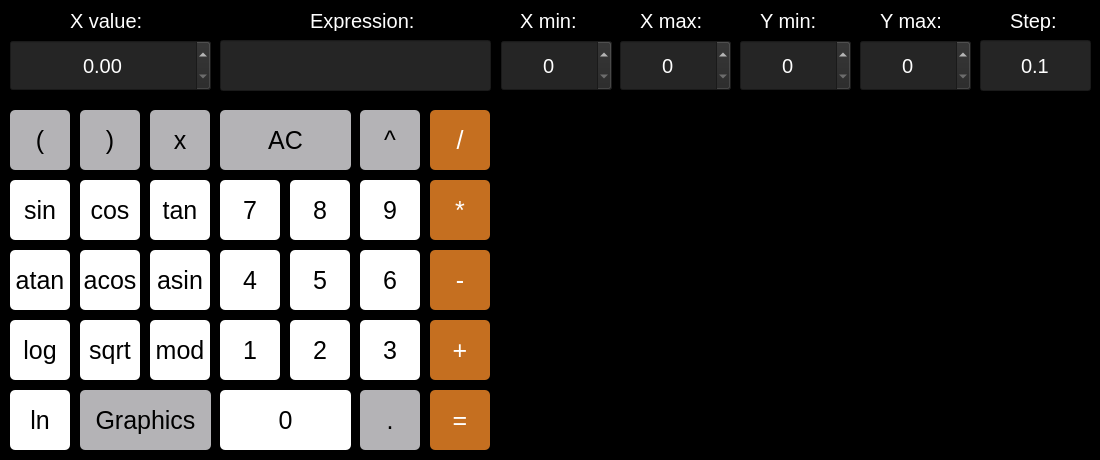
<?xml version="1.0" encoding="UTF-8"?>
<ui version="4.0">
 <class>MainWindow</class>
 <widget class="QMainWindow" name="MainWindow">
  <property name="geometry">
   <rect>
    <x>0</x>
    <y>0</y>
    <width>1100</width>
    <height>460</height>
   </rect>
  </property>
  <property name="windowTitle">
   <string>MainWindow</string>
  </property>
  <property name="styleSheet">
   <string notr="true">QMainWindow {
        background-color: black;
}</string>
  </property>
  <widget class="QWidget" name="centralwidget">
   <widget class="QPushButton" name="pushButton_cleaning">
    <property name="geometry">
     <rect>
      <x>220</x>
      <y>110</y>
      <width>131</width>
      <height>60</height>
     </rect>
    </property>
    <property name="cursor">
     <cursorShape>PointingHandCursor</cursorShape>
    </property>
    <property name="styleSheet">
     <string notr="true">QPushButton {
        border-radius: 5px;
        background-color: rgb(180, 179, 182);
        color: black;
        font-size: 25px;
}

QPushButton:pressed {
        background-color: rgb(117, 116, 118);
}

</string>
    </property>
    <property name="text">
     <string>AC</string>
    </property>
   </widget>
   <widget class="QPushButton" name="pushButton_pow">
    <property name="geometry">
     <rect>
      <x>360</x>
      <y>110</y>
      <width>60</width>
      <height>60</height>
     </rect>
    </property>
    <property name="cursor">
     <cursorShape>PointingHandCursor</cursorShape>
    </property>
    <property name="styleSheet">
     <string notr="true">QPushButton {
        border-radius: 5px;
        background-color: rgb(180, 179, 182);
        color: black;
        font-size: 25px;
}

QPushButton:pressed {
        background-color: rgb(117, 116, 118);
}
</string>
    </property>
    <property name="text">
     <string>^</string>
    </property>
   </widget>
   <widget class="QPushButton" name="pushButton_divide">
    <property name="geometry">
     <rect>
      <x>430</x>
      <y>110</y>
      <width>60</width>
      <height>60</height>
     </rect>
    </property>
    <property name="cursor">
     <cursorShape>PointingHandCursor</cursorShape>
    </property>
    <property name="styleSheet">
     <string notr="true">QPushButton {
        border-radius: 5px;
        background-color: rgb(197, 111, 32);
        color: white;
        font-size: 25px;
}

QPushButton:pressed {
        background-color: rgb(146, 79, 25);
}</string>
    </property>
    <property name="text">
     <string>/</string>
    </property>
   </widget>
   <widget class="QPushButton" name="pushButton_eight">
    <property name="geometry">
     <rect>
      <x>290</x>
      <y>180</y>
      <width>60</width>
      <height>60</height>
     </rect>
    </property>
    <property name="cursor">
     <cursorShape>PointingHandCursor</cursorShape>
    </property>
    <property name="styleSheet">
     <string notr="true">QPushButton {
        border-radius: 5px;
        background-color: white;
        color: black;
        font-size: 25px;
}

QPushButton:pressed {
        background-color: rgb(182, 180, 183);
}</string>
    </property>
    <property name="text">
     <string>8</string>
    </property>
   </widget>
   <widget class="QPushButton" name="pushButton_seven">
    <property name="geometry">
     <rect>
      <x>220</x>
      <y>180</y>
      <width>60</width>
      <height>60</height>
     </rect>
    </property>
    <property name="cursor">
     <cursorShape>PointingHandCursor</cursorShape>
    </property>
    <property name="styleSheet">
     <string notr="true">QPushButton {
        border-radius: 5px;
        background-color: white;
        color: black;
        font-size: 25px;
}

QPushButton:pressed {
        background-color: rgb(182, 180, 183);
}</string>
    </property>
    <property name="text">
     <string>7</string>
    </property>
   </widget>
   <widget class="QPushButton" name="pushButton_multiply">
    <property name="geometry">
     <rect>
      <x>430</x>
      <y>180</y>
      <width>60</width>
      <height>60</height>
     </rect>
    </property>
    <property name="cursor">
     <cursorShape>PointingHandCursor</cursorShape>
    </property>
    <property name="styleSheet">
     <string notr="true">QPushButton {
        border-radius: 5px;
        background-color: rgb(197, 111, 32);
        color: white;
        font-size: 25px;
}

QPushButton:pressed {
        background-color: rgb(146, 79, 25);
}</string>
    </property>
    <property name="text">
     <string>*</string>
    </property>
   </widget>
   <widget class="QPushButton" name="pushButton_nine">
    <property name="geometry">
     <rect>
      <x>360</x>
      <y>180</y>
      <width>60</width>
      <height>60</height>
     </rect>
    </property>
    <property name="cursor">
     <cursorShape>PointingHandCursor</cursorShape>
    </property>
    <property name="styleSheet">
     <string notr="true">QPushButton {
        border-radius: 5px;
        background-color: white;
        color: black;
        font-size: 25px;
}

QPushButton:pressed {
        background-color: rgb(182, 180, 183);
}</string>
    </property>
    <property name="text">
     <string>9</string>
    </property>
   </widget>
   <widget class="QPushButton" name="pushButton_six">
    <property name="geometry">
     <rect>
      <x>360</x>
      <y>250</y>
      <width>60</width>
      <height>60</height>
     </rect>
    </property>
    <property name="cursor">
     <cursorShape>PointingHandCursor</cursorShape>
    </property>
    <property name="styleSheet">
     <string notr="true">QPushButton {
        border-radius: 5px;
        background-color: white;
        color: black;
        font-size: 25px;
}

QPushButton:pressed {
        background-color: rgb(182, 180, 183);
}</string>
    </property>
    <property name="text">
     <string>6</string>
    </property>
   </widget>
   <widget class="QPushButton" name="pushButton_four">
    <property name="geometry">
     <rect>
      <x>220</x>
      <y>250</y>
      <width>60</width>
      <height>60</height>
     </rect>
    </property>
    <property name="cursor">
     <cursorShape>PointingHandCursor</cursorShape>
    </property>
    <property name="styleSheet">
     <string notr="true">QPushButton {
        border-radius: 5px;
        background-color: white;
        color: black;
        font-size: 25px;
}

QPushButton:pressed {
        background-color: rgb(182, 180, 183);
}</string>
    </property>
    <property name="text">
     <string>4</string>
    </property>
   </widget>
   <widget class="QPushButton" name="pushButton_minus">
    <property name="geometry">
     <rect>
      <x>430</x>
      <y>250</y>
      <width>60</width>
      <height>60</height>
     </rect>
    </property>
    <property name="cursor">
     <cursorShape>PointingHandCursor</cursorShape>
    </property>
    <property name="styleSheet">
     <string notr="true">QPushButton {
        border-radius: 5px;
        background-color: rgb(197, 111, 32);
        color: white;
        font-size: 25px;
}

QPushButton:pressed {
        background-color: rgb(146, 79, 25);
}</string>
    </property>
    <property name="text">
     <string>-</string>
    </property>
   </widget>
   <widget class="QPushButton" name="pushButton_five">
    <property name="geometry">
     <rect>
      <x>290</x>
      <y>250</y>
      <width>60</width>
      <height>60</height>
     </rect>
    </property>
    <property name="cursor">
     <cursorShape>PointingHandCursor</cursorShape>
    </property>
    <property name="styleSheet">
     <string notr="true">QPushButton {
        border-radius: 5px;
        background-color: white;
        color: black;
        font-size: 25px;
}

QPushButton:pressed {
        background-color: rgb(182, 180, 183);
}</string>
    </property>
    <property name="text">
     <string>5</string>
    </property>
   </widget>
   <widget class="QPushButton" name="pushButton_three">
    <property name="geometry">
     <rect>
      <x>360</x>
      <y>320</y>
      <width>60</width>
      <height>60</height>
     </rect>
    </property>
    <property name="cursor">
     <cursorShape>PointingHandCursor</cursorShape>
    </property>
    <property name="styleSheet">
     <string notr="true">QPushButton {
        border-radius: 5px;
        background-color: white;
        color: black;
        font-size: 25px;
}

QPushButton:pressed {
        background-color: rgb(182, 180, 183);
}</string>
    </property>
    <property name="text">
     <string>3</string>
    </property>
   </widget>
   <widget class="QPushButton" name="pushButton_one">
    <property name="geometry">
     <rect>
      <x>220</x>
      <y>320</y>
      <width>60</width>
      <height>60</height>
     </rect>
    </property>
    <property name="cursor">
     <cursorShape>PointingHandCursor</cursorShape>
    </property>
    <property name="styleSheet">
     <string notr="true">QPushButton {
        border-radius: 5px;
        background-color: white;
        color: black;
        font-size: 25px;
}

QPushButton:pressed {
        background-color: rgb(182, 180, 183);
}</string>
    </property>
    <property name="text">
     <string>1</string>
    </property>
   </widget>
   <widget class="QPushButton" name="pushButton_plus">
    <property name="geometry">
     <rect>
      <x>430</x>
      <y>320</y>
      <width>60</width>
      <height>60</height>
     </rect>
    </property>
    <property name="cursor">
     <cursorShape>PointingHandCursor</cursorShape>
    </property>
    <property name="styleSheet">
     <string notr="true">QPushButton {
        border-radius: 5px;
        background-color: rgb(197, 111, 32);
        color: white;
        font-size: 25px;
}

QPushButton:pressed {
        background-color: rgb(146, 79, 25);
}</string>
    </property>
    <property name="text">
     <string>+</string>
    </property>
   </widget>
   <widget class="QPushButton" name="pushButton_two">
    <property name="geometry">
     <rect>
      <x>290</x>
      <y>320</y>
      <width>60</width>
      <height>60</height>
     </rect>
    </property>
    <property name="cursor">
     <cursorShape>PointingHandCursor</cursorShape>
    </property>
    <property name="styleSheet">
     <string notr="true">QPushButton {
        border-radius: 5px;
        background-color: white;
        color: black;
        font-size: 25px;
}

QPushButton:pressed {
        background-color: rgb(182, 180, 183);
}</string>
    </property>
    <property name="text">
     <string>2</string>
    </property>
   </widget>
   <widget class="QPushButton" name="pushButton_equals">
    <property name="geometry">
     <rect>
      <x>430</x>
      <y>390</y>
      <width>60</width>
      <height>60</height>
     </rect>
    </property>
    <property name="cursor">
     <cursorShape>PointingHandCursor</cursorShape>
    </property>
    <property name="styleSheet">
     <string notr="true">QPushButton {
        border-radius: 5px;
        background-color: rgb(197, 111, 32);
        color: white;
        font-size: 25px;
}

QPushButton:pressed {
        background-color: rgb(146, 79, 25);
}</string>
    </property>
    <property name="text">
     <string>=</string>
    </property>
   </widget>
   <widget class="QPushButton" name="pushButton_zero">
    <property name="geometry">
     <rect>
      <x>220</x>
      <y>390</y>
      <width>131</width>
      <height>60</height>
     </rect>
    </property>
    <property name="cursor">
     <cursorShape>PointingHandCursor</cursorShape>
    </property>
    <property name="styleSheet">
     <string notr="true">QPushButton {
        border-radius: 5px;
        background-color: white;
        color: black;
        font-size: 25px;
}

QPushButton:pressed {
        background-color: rgb(182, 180, 183);
}</string>
    </property>
    <property name="text">
     <string>0</string>
    </property>
   </widget>
   <widget class="QPushButton" name="pushButton_dot">
    <property name="geometry">
     <rect>
      <x>360</x>
      <y>390</y>
      <width>60</width>
      <height>60</height>
     </rect>
    </property>
    <property name="cursor">
     <cursorShape>PointingHandCursor</cursorShape>
    </property>
    <property name="styleSheet">
     <string notr="true">QPushButton{
        border-radius: 5px;
        background-color: rgb(180, 179, 182);
        color: black;
        font-size: 25px;
}

QPushButton:pressed{
        background-color: rgb(117, 116, 118);
}</string>
    </property>
    <property name="text">
     <string>.</string>
    </property>
   </widget>
   <widget class="QPushButton" name="pushButton_opening_parenthesis">
    <property name="geometry">
     <rect>
      <x>10</x>
      <y>110</y>
      <width>60</width>
      <height>60</height>
     </rect>
    </property>
    <property name="cursor">
     <cursorShape>PointingHandCursor</cursorShape>
    </property>
    <property name="styleSheet">
     <string notr="true">QPushButton {
        border-radius: 5px;
        background-color: rgb(180, 179, 182);
        color: black;
        font-size: 25px;
}

QPushButton:pressed {
        background-color: rgb(117, 116, 118);
}</string>
    </property>
    <property name="text">
     <string>(</string>
    </property>
   </widget>
   <widget class="QPushButton" name="pushButton_closing_parenthesis">
    <property name="geometry">
     <rect>
      <x>80</x>
      <y>110</y>
      <width>60</width>
      <height>60</height>
     </rect>
    </property>
    <property name="cursor">
     <cursorShape>PointingHandCursor</cursorShape>
    </property>
    <property name="styleSheet">
     <string notr="true">QPushButton {
        border-radius: 5px;
        background-color: rgb(180, 179, 182);
        color: black;
        font-size: 25px;
}

QPushButton:pressed {
        background-color: rgb(117, 116, 118);
}</string>
    </property>
    <property name="text">
     <string>)</string>
    </property>
   </widget>
   <widget class="QPushButton" name="pushButton_x">
    <property name="geometry">
     <rect>
      <x>150</x>
      <y>110</y>
      <width>60</width>
      <height>60</height>
     </rect>
    </property>
    <property name="cursor">
     <cursorShape>PointingHandCursor</cursorShape>
    </property>
    <property name="styleSheet">
     <string notr="true">QPushButton {
        border-radius: 5px;
        background-color: rgb(180, 179, 182);
        color: black;
        font-size: 25px;
}

QPushButton:pressed {
        background-color: rgb(117, 116, 118);
}</string>
    </property>
    <property name="text">
     <string>x</string>
    </property>
   </widget>
   <widget class="QPushButton" name="pushButton_tan">
    <property name="geometry">
     <rect>
      <x>150</x>
      <y>180</y>
      <width>60</width>
      <height>60</height>
     </rect>
    </property>
    <property name="cursor">
     <cursorShape>PointingHandCursor</cursorShape>
    </property>
    <property name="styleSheet">
     <string notr="true">QPushButton {
        border-radius: 5px;
        background-color: white;
        color: black;
        font-size: 25px;
}

QPushButton:pressed {
        background-color: rgb(182, 180, 183);
}</string>
    </property>
    <property name="text">
     <string>tan</string>
    </property>
   </widget>
   <widget class="QPushButton" name="pushButton_sin">
    <property name="geometry">
     <rect>
      <x>10</x>
      <y>180</y>
      <width>60</width>
      <height>60</height>
     </rect>
    </property>
    <property name="cursor">
     <cursorShape>PointingHandCursor</cursorShape>
    </property>
    <property name="styleSheet">
     <string notr="true">QPushButton {
        border-radius: 5px;
        background-color: white;
        color: black;
        font-size: 25px;
}

QPushButton:pressed {
        background-color: rgb(182, 180, 183);
}</string>
    </property>
    <property name="text">
     <string>sin</string>
    </property>
   </widget>
   <widget class="QPushButton" name="pushButton_cos">
    <property name="geometry">
     <rect>
      <x>80</x>
      <y>180</y>
      <width>60</width>
      <height>60</height>
     </rect>
    </property>
    <property name="cursor">
     <cursorShape>PointingHandCursor</cursorShape>
    </property>
    <property name="styleSheet">
     <string notr="true">QPushButton {
        border-radius: 5px;
        background-color: white;
        color: black;
        font-size: 25px;
}

QPushButton:pressed {
        background-color: rgb(182, 180, 183);
}</string>
    </property>
    <property name="text">
     <string>cos</string>
    </property>
   </widget>
   <widget class="QPushButton" name="pushButton_asin">
    <property name="geometry">
     <rect>
      <x>150</x>
      <y>250</y>
      <width>60</width>
      <height>60</height>
     </rect>
    </property>
    <property name="cursor">
     <cursorShape>PointingHandCursor</cursorShape>
    </property>
    <property name="styleSheet">
     <string notr="true">QPushButton {
        border-radius: 5px;
        background-color: white;
        color: black;
        font-size: 25px;
}

QPushButton:pressed {
        background-color: rgb(182, 180, 183);
}</string>
    </property>
    <property name="text">
     <string>asin</string>
    </property>
   </widget>
   <widget class="QPushButton" name="pushButton_atan">
    <property name="geometry">
     <rect>
      <x>10</x>
      <y>250</y>
      <width>60</width>
      <height>60</height>
     </rect>
    </property>
    <property name="cursor">
     <cursorShape>PointingHandCursor</cursorShape>
    </property>
    <property name="styleSheet">
     <string notr="true">QPushButton {
        border-radius: 5px;
        background-color: white;
        color: black;
        font-size: 25px;
}

QPushButton:pressed {
        background-color: rgb(182, 180, 183);
}</string>
    </property>
    <property name="text">
     <string>atan</string>
    </property>
   </widget>
   <widget class="QPushButton" name="pushButton_acos">
    <property name="geometry">
     <rect>
      <x>80</x>
      <y>250</y>
      <width>60</width>
      <height>60</height>
     </rect>
    </property>
    <property name="cursor">
     <cursorShape>PointingHandCursor</cursorShape>
    </property>
    <property name="styleSheet">
     <string notr="true">QPushButton {
        border-radius: 5px;
        background-color: white;
        color: black;
        font-size: 25px;
}

QPushButton:pressed {
        background-color: rgb(182, 180, 183);
}</string>
    </property>
    <property name="text">
     <string>acos</string>
    </property>
   </widget>
   <widget class="QPushButton" name="pushButton_mod">
    <property name="geometry">
     <rect>
      <x>150</x>
      <y>320</y>
      <width>60</width>
      <height>60</height>
     </rect>
    </property>
    <property name="cursor">
     <cursorShape>PointingHandCursor</cursorShape>
    </property>
    <property name="styleSheet">
     <string notr="true">QPushButton {
        border-radius: 5px;
        background-color: white;
        color: black;
        font-size: 25px;
}

QPushButton:pressed {
        background-color: rgb(182, 180, 183);
}</string>
    </property>
    <property name="text">
     <string>mod</string>
    </property>
   </widget>
   <widget class="QPushButton" name="pushButton_log">
    <property name="geometry">
     <rect>
      <x>10</x>
      <y>320</y>
      <width>60</width>
      <height>60</height>
     </rect>
    </property>
    <property name="cursor">
     <cursorShape>PointingHandCursor</cursorShape>
    </property>
    <property name="styleSheet">
     <string notr="true">QPushButton {
        border-radius: 5px;
        background-color: white;
        color: black;
        font-size: 25px;
}

QPushButton:pressed {
        background-color: rgb(182, 180, 183);
}</string>
    </property>
    <property name="text">
     <string>log</string>
    </property>
   </widget>
   <widget class="QPushButton" name="pushButton_sqrt">
    <property name="geometry">
     <rect>
      <x>80</x>
      <y>320</y>
      <width>60</width>
      <height>60</height>
     </rect>
    </property>
    <property name="cursor">
     <cursorShape>PointingHandCursor</cursorShape>
    </property>
    <property name="styleSheet">
     <string notr="true">QPushButton {
        border-radius: 5px;
        background-color: white;
        color: black;
        font-size: 25px;
}

QPushButton:pressed {
        background-color: rgb(182, 180, 183);
}</string>
    </property>
    <property name="text">
     <string>sqrt</string>
    </property>
   </widget>
   <widget class="QPushButton" name="pushButton_ln">
    <property name="geometry">
     <rect>
      <x>10</x>
      <y>390</y>
      <width>60</width>
      <height>60</height>
     </rect>
    </property>
    <property name="cursor">
     <cursorShape>PointingHandCursor</cursorShape>
    </property>
    <property name="styleSheet">
     <string notr="true">QPushButton {
        border-radius: 5px;
        background-color: white;
        color: black;
        font-size: 25px;
}

QPushButton:pressed {
        background-color: rgb(182, 180, 183);
}</string>
    </property>
    <property name="text">
     <string>ln</string>
    </property>
   </widget>
   <widget class="QPushButton" name="pushButton_Graphics">
    <property name="geometry">
     <rect>
      <x>80</x>
      <y>390</y>
      <width>131</width>
      <height>60</height>
     </rect>
    </property>
    <property name="cursor">
     <cursorShape>PointingHandCursor</cursorShape>
    </property>
    <property name="styleSheet">
     <string notr="true">QPushButton {
        border-radius: 5px;
        background-color: rgb(180, 179, 182);
        color: black;
        font-size: 25px;
}

QPushButton:pressed {
        background-color: rgb(117, 116, 118);
}</string>
    </property>
    <property name="text">
     <string>Graphics</string>
    </property>
   </widget>
   <widget class="QLabel" name="label_x_value">
    <property name="geometry">
     <rect>
      <x>70</x>
      <y>10</y>
      <width>91</width>
      <height>21</height>
     </rect>
    </property>
    <property name="toolTip">
     <string>&lt;html&gt;&lt;head/&gt;&lt;body&gt;&lt;p&gt;&lt;br/&gt;&lt;/p&gt;&lt;/body&gt;&lt;/html&gt;</string>
    </property>
    <property name="whatsThis">
     <string>&lt;html&gt;&lt;head/&gt;&lt;body&gt;&lt;p&gt;&lt;br/&gt;&lt;/p&gt;&lt;/body&gt;&lt;/html&gt;</string>
    </property>
    <property name="styleSheet">
     <string notr="true">QLabel{
        font-size: 20px;
        color: white;
}</string>
    </property>
    <property name="text">
     <string>X value:</string>
    </property>
   </widget>
   <widget class="QLineEdit" name="label_result">
    <property name="geometry">
     <rect>
      <x>220</x>
      <y>40</y>
      <width>271</width>
      <height>51</height>
     </rect>
    </property>
    <property name="cursor">
     <cursorShape>ForbiddenCursor</cursorShape>
    </property>
    <property name="styleSheet">
     <string notr="true">QLineEdit {
        padding-left: 10px;
        padding-right: 10px;
        font-size: 20px;
        background-color: rgb(37, 37, 37);
        color: white;
}</string>
    </property>
    <property name="text">
     <string/>
    </property>
    <property name="alignment">
     <set>Qt::AlignRight|Qt::AlignTrailing|Qt::AlignVCenter</set>
    </property>
   </widget>
   <widget class="QDoubleSpinBox" name="doubleSpinBox_value_x">
    <property name="geometry">
     <rect>
      <x>10</x>
      <y>40</y>
      <width>201</width>
      <height>51</height>
     </rect>
    </property>
    <property name="styleSheet">
     <string notr="true">QDoubleSpinBox{
        color: white;
        background-color: rgb(37, 37, 37);
        font-size: 20px;
}</string>
    </property>
    <property name="alignment">
     <set>Qt::AlignCenter</set>
    </property>
   </widget>
   <widget class="QLabel" name="label_expression">
    <property name="geometry">
     <rect>
      <x>310</x>
      <y>10</y>
      <width>131</width>
      <height>21</height>
     </rect>
    </property>
    <property name="styleSheet">
     <string notr="true">QLabel{
        font-size: 20px;
        color: white;
}</string>
    </property>
    <property name="text">
     <string>Expression:</string>
    </property>
   </widget>
   <widget class="QCustomPlot" name="widget_graph_of_function" native="true">
    <property name="geometry">
     <rect>
      <x>499</x>
      <y>109</y>
      <width>591</width>
      <height>341</height>
     </rect>
    </property>
    <property name="styleSheet">
     <string notr="true"/>
    </property>
   </widget>
   <widget class="QLabel" name="label_x_min">
    <property name="geometry">
     <rect>
      <x>520</x>
      <y>10</y>
      <width>71</width>
      <height>21</height>
     </rect>
    </property>
    <property name="styleSheet">
     <string notr="true">QLabel{
        font-size: 20px;
        color: white;
}</string>
    </property>
    <property name="text">
     <string>X min:</string>
    </property>
   </widget>
   <widget class="QLabel" name="label_x_max">
    <property name="geometry">
     <rect>
      <x>640</x>
      <y>10</y>
      <width>91</width>
      <height>21</height>
     </rect>
    </property>
    <property name="styleSheet">
     <string notr="true">QLabel{
        font-size: 20px;
        color: white;
}</string>
    </property>
    <property name="text">
     <string>X max:</string>
    </property>
   </widget>
   <widget class="QLabel" name="label_y_min">
    <property name="geometry">
     <rect>
      <x>760</x>
      <y>10</y>
      <width>81</width>
      <height>21</height>
     </rect>
    </property>
    <property name="styleSheet">
     <string notr="true">QLabel{
        font-size: 20px;
        color: white;
}</string>
    </property>
    <property name="text">
     <string>Y min:</string>
    </property>
   </widget>
   <widget class="QLabel" name="label_y_max">
    <property name="geometry">
     <rect>
      <x>880</x>
      <y>10</y>
      <width>91</width>
      <height>21</height>
     </rect>
    </property>
    <property name="styleSheet">
     <string notr="true">QLabel{
        font-size: 20px;
        color: white;
}</string>
    </property>
    <property name="text">
     <string>Y max:</string>
    </property>
   </widget>
   <widget class="QLineEdit" name="lineEdit_step">
    <property name="geometry">
     <rect>
      <x>980</x>
      <y>40</y>
      <width>111</width>
      <height>51</height>
     </rect>
    </property>
    <property name="cursor">
     <cursorShape>ForbiddenCursor</cursorShape>
    </property>
    <property name="styleSheet">
     <string notr="true">QLineEdit {
        font-size: 20px;
        background-color: rgb(37, 37, 37);
        color: white;
}</string>
    </property>
    <property name="text">
     <string>0.1</string>
    </property>
    <property name="alignment">
     <set>Qt::AlignCenter</set>
    </property>
   </widget>
   <widget class="QLabel" name="label_y_max_2">
    <property name="geometry">
     <rect>
      <x>1010</x>
      <y>10</y>
      <width>61</width>
      <height>21</height>
     </rect>
    </property>
    <property name="styleSheet">
     <string notr="true">QLabel{
        font-size: 20px;
        color: white;
}</string>
    </property>
    <property name="text">
     <string>Step:</string>
    </property>
   </widget>
   <widget class="QSpinBox" name="spinBox_x_min">
    <property name="geometry">
     <rect>
      <x>501</x>
      <y>40</y>
      <width>111</width>
      <height>51</height>
     </rect>
    </property>
    <property name="styleSheet">
     <string notr="true">QSpinBox{
        color: white;
        background-color: rgb(37, 37, 37);
        font-size: 20px;
}</string>
    </property>
    <property name="alignment">
     <set>Qt::AlignCenter</set>
    </property>
   </widget>
   <widget class="QSpinBox" name="spinBox_x_max">
    <property name="geometry">
     <rect>
      <x>620</x>
      <y>40</y>
      <width>111</width>
      <height>51</height>
     </rect>
    </property>
    <property name="styleSheet">
     <string notr="true">QSpinBox{
        color: white;
        background-color: rgb(37, 37, 37);
        font-size: 20px;
}</string>
    </property>
    <property name="alignment">
     <set>Qt::AlignCenter</set>
    </property>
   </widget>
   <widget class="QSpinBox" name="spinBox_y_min">
    <property name="geometry">
     <rect>
      <x>740</x>
      <y>40</y>
      <width>111</width>
      <height>51</height>
     </rect>
    </property>
    <property name="styleSheet">
     <string notr="true">QSpinBox{
        color: white;
        background-color: rgb(37, 37, 37);
        font-size: 20px;
}</string>
    </property>
    <property name="alignment">
     <set>Qt::AlignCenter</set>
    </property>
   </widget>
   <widget class="QSpinBox" name="spinBox_y_max">
    <property name="geometry">
     <rect>
      <x>860</x>
      <y>40</y>
      <width>111</width>
      <height>51</height>
     </rect>
    </property>
    <property name="styleSheet">
     <string notr="true">QSpinBox{
        color: white;
        background-color: rgb(37, 37, 37);
        font-size: 20px;
}</string>
    </property>
    <property name="alignment">
     <set>Qt::AlignCenter</set>
    </property>
   </widget>
  </widget>
 </widget>
 <customwidgets>
  <customwidget>
   <class>QCustomPlot</class>
   <extends>QWidget</extends>
   <header>qcustomplot.h</header>
   <container>1</container>
  </customwidget>
 </customwidgets>
 <resources/>
 <connections/>
</ui>
